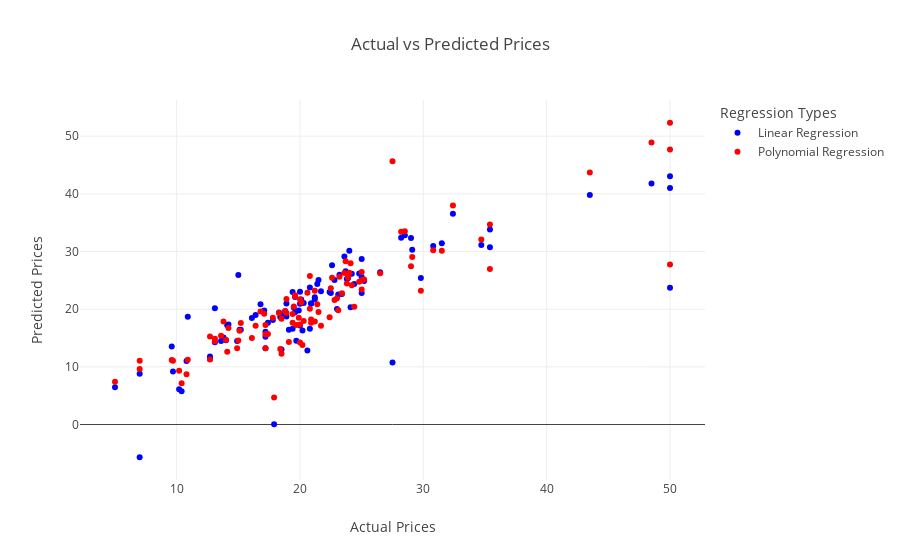

Write notebook code for a chart like this one.
### Markdown cell above
**Show the Comparison using Plotly Scatter Plot**

### Code cell
# Linear Regression Scatter Plot
scatter_linear = go.Scatter(
    x=y_test,
    y=y_pred,
    mode='markers',
    marker=dict(color='blue'),
    name='Linear Regression'
)

# Polynomial Regression Scatter Plot
scatter_poly = go.Scatter(
    x=y_test,
    y=y_pred_poly,
    mode='markers',
    marker=dict(color='red'),
    name='Polynomial Regression'
)

# Graph Layout
layout = go.Layout(
    title='Actual vs Predicted Prices',
    xaxis=dict(title='Actual Prices'),
    yaxis=dict(title='Predicted Prices'),
    legend=dict(title="Regression Types"),
)

# Figure
fig = go.Figure(data=[scatter_linear, scatter_poly], layout=layout)
fig.show()
